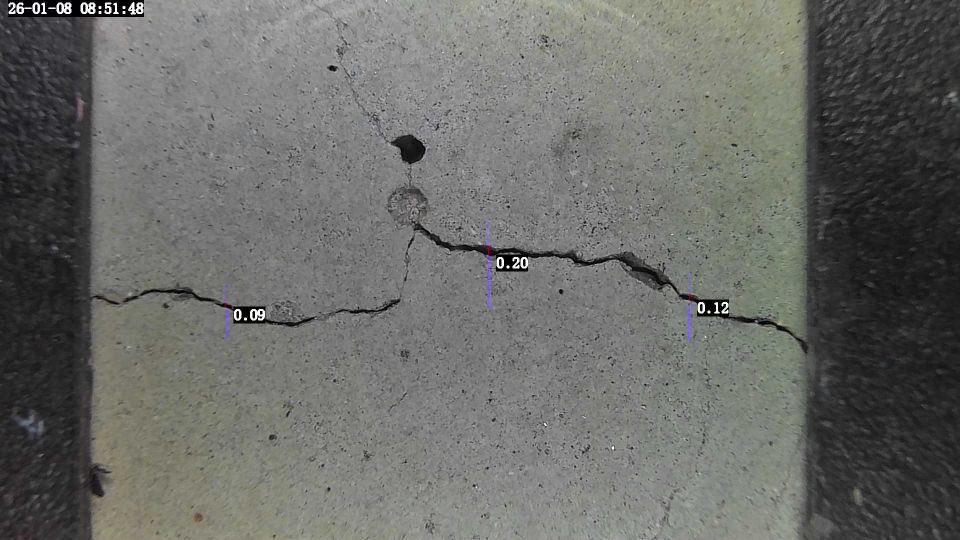
#> input picture crack.jpeg, 1920 x 1080 px (shown at 1/2 size)
$ python -i manual_point_review.py   (imports and definitions only)
#> lines starting #> are read from the running program, lines starting #| are printed output that depends on the picture; after the words box and inside, x2 and y2 are one past the last pixel; in counts of white or black regions, pixels touching at a corner belong together
#> further down, picture is the input picture: shape (1080, 1920, 3); mean B, G, R 103.6, 107.1, 106.2
from __future__ import annotations

import argparse
import csv
import json
import math
import statistics
import sys
from collections import defaultdict
from pathlib import Path
from typing import Any

from openpyxl import Workbook, load_workbook
from openpyxl.styles import Alignment, Font, PatternFill, Protection
from openpyxl.utils import get_column_letter
from openpyxl.worksheet.table import Table, TableStyleInfo


DEFAULT_SUMMARY = Path("outputs/platform_unmarked_full_20260527_v2/combined_summary.csv")
DEFAULT_POINTS_CSV = Path("outputs/platform_unmarked_full_20260527_v2/manual_point_review_points.csv")
DEFAULT_POINTS_XLSX = Path("outputs/platform_unmarked_full_20260527_v2/manual_point_review_points.xlsx")
DEFAULT_EVAL_DIR = Path("outputs/platform_unmarked_full_20260527_v2/manual_point_review_eval")
DEFAULT_POINT_CONFIG_CSV = Path("outputs/platform_unmarked_full_20260527_v2/sensor_point_config.csv")

MANUAL_WIDTH_DIGITS = 2
MANUAL_PREFILL_SOURCE = "prefilled_auto_2dp"
MANUAL_CONFIRMED_SOURCE = "manual_confirmed"
MANUAL_BATCH_CURRENT_IMAGE_SOURCE = "batch_confirmed_current_image"
MANUAL_BATCH_SELECTED_IMAGES_SOURCE = "batch_confirmed_selected_images"
MANUAL_BATCH_ALL_IMAGES_SOURCE = "batch_confirmed_all_images"
MANUAL_ACTUAL_OVERRIDE_SOURCE = "manual_actual_override"
MANUAL_INSTRUMENT_NAME = "裂缝宽度观测仪"
MANUAL_INSTRUMENT_MODEL = "HC-CK101"
MANUAL_INSTRUMENT_MANUFACTURER = "北京海创高科技有限公司"
MANUAL_INSTRUMENT_RANGE = "0~3 mm"
MANUAL_INSTRUMENT_UNCERTAINTY = "U=0.01 mm, k=2"
MANUAL_INSTRUMENT_BASIS = "JJF 1334-2012 混凝土裂缝宽度及深度测量仪校准规范"

POINT_FIELDS = [
    "point_id",
    "image_record_id",
    "point_order",
    "target_position_pct",
    "actual_position_pct",
    "sn",
    "device_name",
    "uptime",
    "filename",
    "input_image_path",
    "overlay_path",
    "profile_csv_path",
    "target_x_px",
    "target_y_px",
    "target_search_radius_px",
    "x_px",
    "y_px",
    "left_x_px",
    "left_y_px",
    "right_x_px",
    "right_y_px",
    "auto_width_mm",
    "auto_width_px",
    "mask_width_mm",
    "contrast",
    "threshold",
    "quality_usable",
    "marker_contaminated",
    "selection_reason",
    "replacement_from_target_px",
    "point_config_source",
    "actual_override_source",
    "actual_override_distance_px",
    "original_actual_position_pct",
    "original_x_px",
    "original_y_px",
    "original_left_x_px",
    "original_left_y_px",
    "original_right_x_px",
    "original_right_y_px",
    "original_auto_width_mm",
    "original_auto_width_px",
    "original_mask_width_mm",
    "original_contrast",
    "original_threshold",
    "original_selection_reason",
    "review_usable",
    "exclude_reason",
    "image_deleted",
    "delete_reason",
    "manual_width_mm",
    "manual_source",
    "review_status",
    "manual_note",
]

POINT_CONFIG_FIELDS = [
    "sn",
    "device_name",
    "point_order",
    "point_name",
    "target_x_px",
    "target_y_px",
    "search_radius_px",
    "enabled",
    "note",
    "updated_from_image",
]


# [14 lines left out: function to_float, not called in this run]


def is_truthy(value: Any) -> bool:
    text = str(value if value is not None else "").strip().lower()
    return text in {"1", "true", "yes", "y", "是", "已删除", "deleted"}


# [5 lines left out: function format_manual_width, not called in this run]


def default_manual_width(row: dict[str, Any]) -> str:
    return format_manual_width(row.get("auto_width_mm"))


# [22 lines left out: function normalize_point_row, not called in this run]


def normalize_point_rows(rows: list[dict[str, Any]]) -> list[dict[str, Any]]:
    return [normalize_point_row(row) for row in rows]


def read_csv_rows(path: Path) -> list[dict[str, str]]:
    with path.open("r", encoding="utf-8-sig", newline="") as handle:
        return list(csv.DictReader(handle))


# [7 lines left out: function write_csv_rows, not called in this run]


def sensor_key(row: dict[str, Any]) -> tuple[str, str]:
    return (str(row.get("sn", "")).strip(), str(row.get("device_name", "")).strip())


# [87 lines left out: functions read_point_config, write_point_config, infer_point_config_from_points, not called in this run]


def source_profile_csv(row: dict[str, Any]) -> Path:
    return Path(str(row["output_dir"])) / f"{Path(str(row['filename'])).stem}_profile.csv"


# [69 lines left out: functions review_fractions, valid_profile_rows, select_review_points, read_image_bgr, not called in this run]


def platform_marker_mask(image_bgr, *, dilate_px: int = 24):
    """Detect residual platform labels/guide lines, not concrete cracks."""
#> called with dilate_px = 24
    import cv2
    import numpy as np

    height, width = image_bgr.shape[:2]
#> height = 1080; width = 1920
    gray = cv2.cvtColor(image_bgr, cv2.COLOR_BGR2GRAY)
    hsv = cv2.cvtColor(image_bgr, cv2.COLOR_BGR2HSV)
#> hsv: shape (1080, 1920, 3); mean H, S, V 20.1, 9.2, 107.5
    hue, sat, val = cv2.split(hsv)
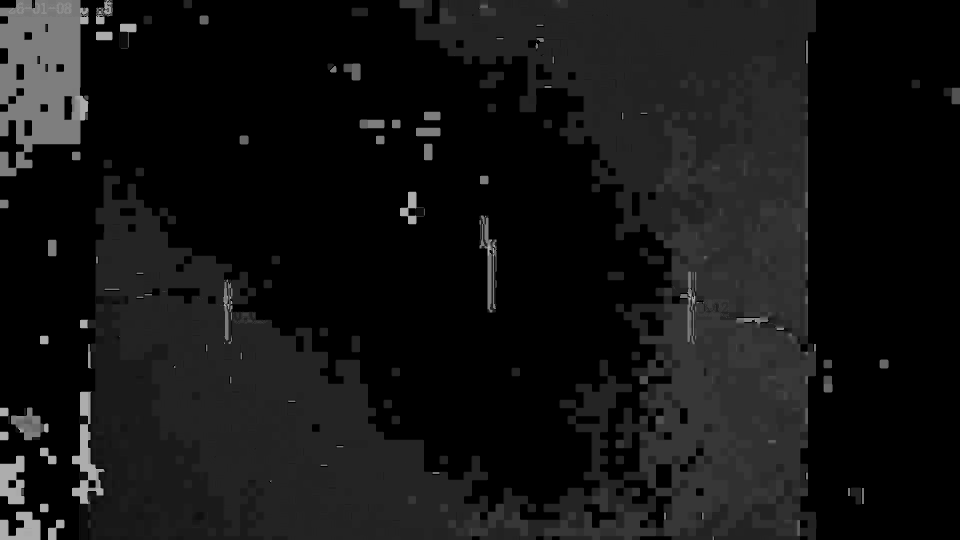
#> hue: shape (1080, 1920) (shown at 1/2 size); min 0, max 179, mean 20.1
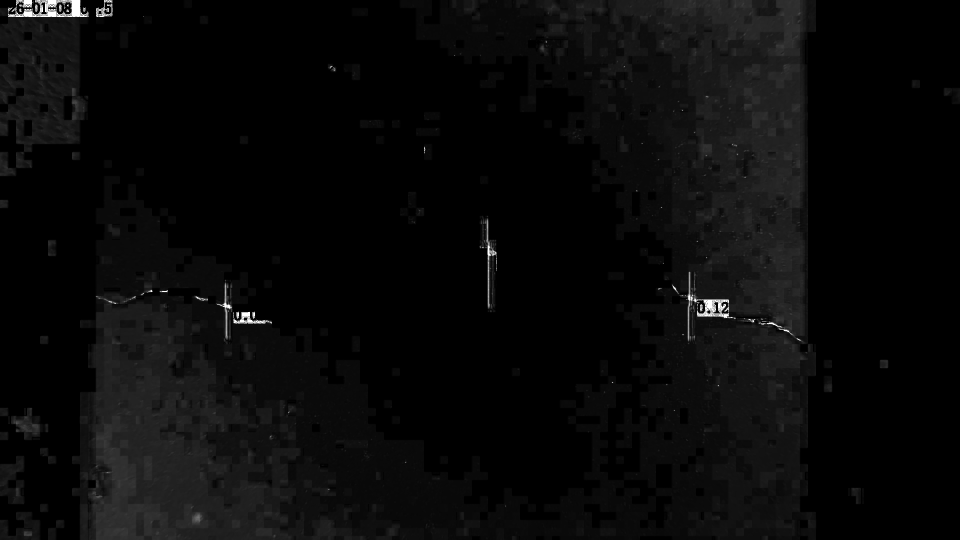
#> sat: shape (1080, 1920) (shown at 1/2 size); min 0, max 255, mean 9.2

    # Saturated blue/purple/red guide lines are not natural concrete texture.
    colored = (
        (sat > 70)
        & (val > 80)
        & (
            ((hue >= 95) & (hue <= 160))
            | (hue <= 8)
            | (hue >= 170)
        )
    ).astype(np.uint8) * 255
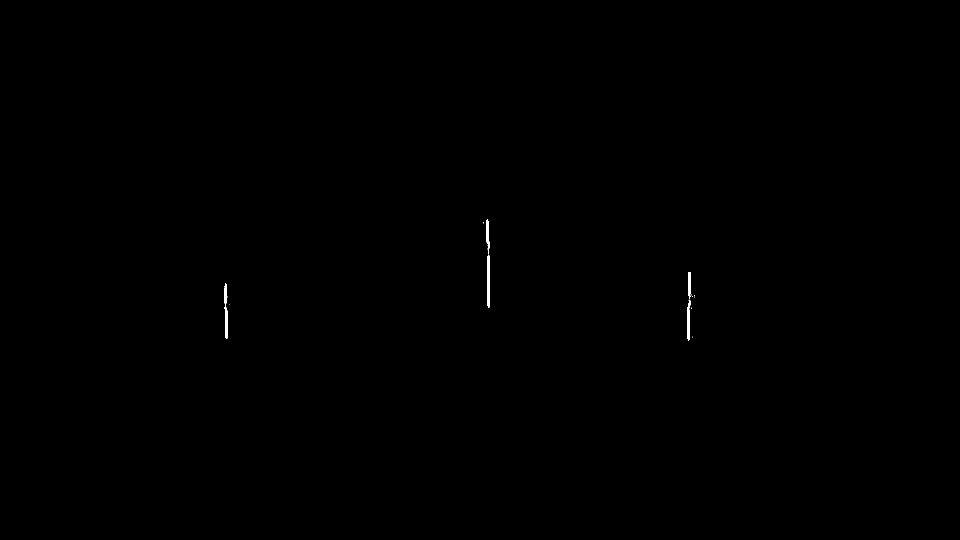
#> colored: shape (1080, 1920) (shown at 1/2 size); 0.08% white; 16 white regions (9 under 20 px), largest, box (x1, y1, x2, y2) and area: (975, 510, 980, 616) 420, (1375, 599, 1381, 682) 315, (449, 612, 456, 678) 261

    dark = (gray < 70).astype(np.uint8) * 255
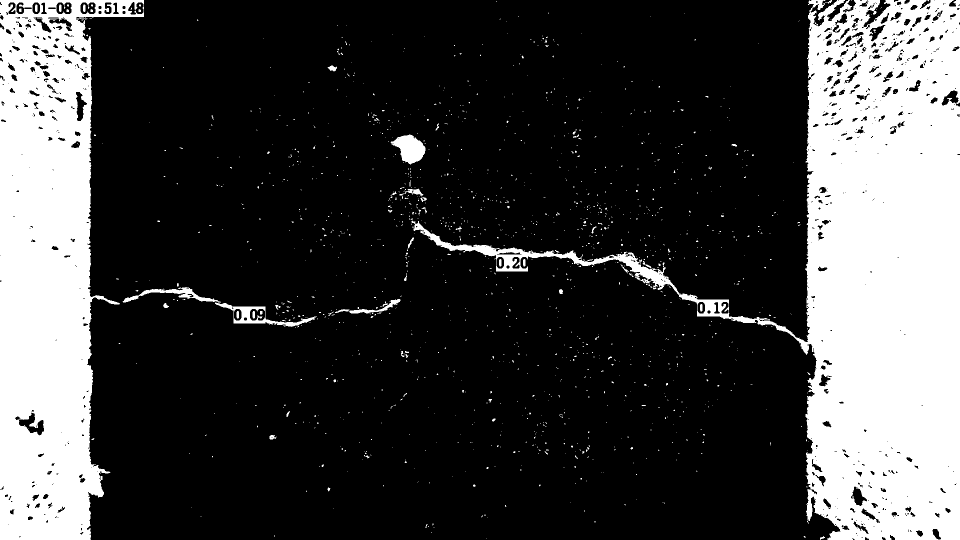
#> dark: shape (1080, 1920) (shown at 1/2 size); 25.3% white; 1430 white regions (1369 under 20 px), largest, box (x1, y1, x2, y2) and area: (823, 0, 1920, 1080) 320615, (0, 0, 288, 1080) 189610, (781, 269, 851, 329) 2485
    bright = ((gray > 165) & (sat < 85)).astype(np.uint8) * 255
#> bright: shape (1080, 1920); 0.63% white; 1450 white regions (1366 under 20 px), largest, box (x1, y1, x2, y2) and area: (113, 5, 143, 28) 489, (161, 5, 191, 28) 489, (500, 618, 530, 641) 470

    # Group white digits/text, then retain groups sitting on a dark label.
    text_kernel = cv2.getStructuringElement(cv2.MORPH_RECT, (13, 5))
    bright_groups = cv2.dilate(bright, text_kernel, iterations=1)
#> bright_groups: shape (1080, 1920); 5.5% white; 531 white regions, largest, box (x1, y1, x2, y2) and area: (850, 0, 1287, 68) 13627, (533, 0, 822, 59) 7951, (155, 2, 293, 31) 3552
    num, labels, stats, _centers = cv2.connectedComponentsWithStats(bright_groups, 8)
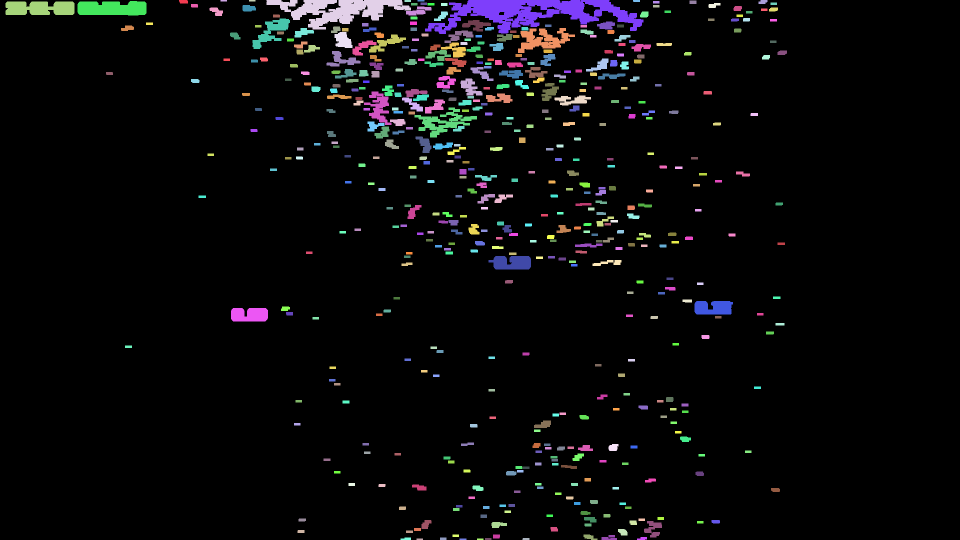
#> labels: shape (1080, 1920) int32 (shown at 1/2 size); 532 distinct labels, from 0 to 531; one colour per label, 0 black
#> num = 532; stats = 532 rows, first 6: [0, 0, 1920, 1080, 1958752], [358, 0, 18, 7, 118], [441, 0, 13, 3, 39], [498, 0, 13, 3, 39], [533, 0, 289, 59, 7951], [809, 0, 13, 4, 52]
    label_mask = np.zeros_like(gray, dtype=np.uint8)
    for idx in range(1, num):
        x = int(stats[idx, cv2.CC_STAT_LEFT])
        y = int(stats[idx, cv2.CC_STAT_TOP])
        w = int(stats[idx, cv2.CC_STAT_WIDTH])
        h = int(stats[idx, cv2.CC_STAT_HEIGHT])
        area = int(stats[idx, cv2.CC_STAT_AREA])
        if area < 15 or w < 8 or h < 5 or w > 260 or h > 80:
            continue
        x0 = max(0, x - 12)
        y0 = max(0, y - 12)
        x1 = min(width, x + w + 12)
        y1 = min(height, y + h + 12)
        region = dark[y0:y1, x0:x1]
        if region.size == 0:
            continue
        dark_fraction = float(np.count_nonzero(region)) / float(region.size)
        # White text on black blocks has a high local dark fraction. Normal
        # concrete speckles rarely satisfy this after grouping.
        if dark_fraction >= 0.08:
            label_mask[y0:y1, x0:x1] = 255
#> this loop made 531 passes
#> (x, y, w, h, area, x0, y0, x1) on passes 1, 9, 10: (358, 0, 18, 7, 118, 346, 0, 388), (1379, 1, 14, 7, 98, 1367, 0, 1405), (1517, 0, 18, 8, 119, 1505, 0, 1547)
#> label_mask: shape (1080, 1920); 3.3% white; 12 white regions, largest, box (x1, y1, x2, y2) and area: (929, 470, 1257, 551) 16585, (0, 0, 305, 43) 12972, (1304, 543, 1478, 649) 8879

    # Timestamps are generally white text on a black strip in the top-left.
    top_h = max(28, int(height * 0.045))
    left_w = max(220, int(width * 0.22))
    top_left = gray[:top_h, :left_w]
    if top_left.size and float(np.mean(top_left < 90)) > 0.12 and np.count_nonzero(top_left > 160) > 20:
        label_mask[: top_h + 8, : left_w + 8] = 255
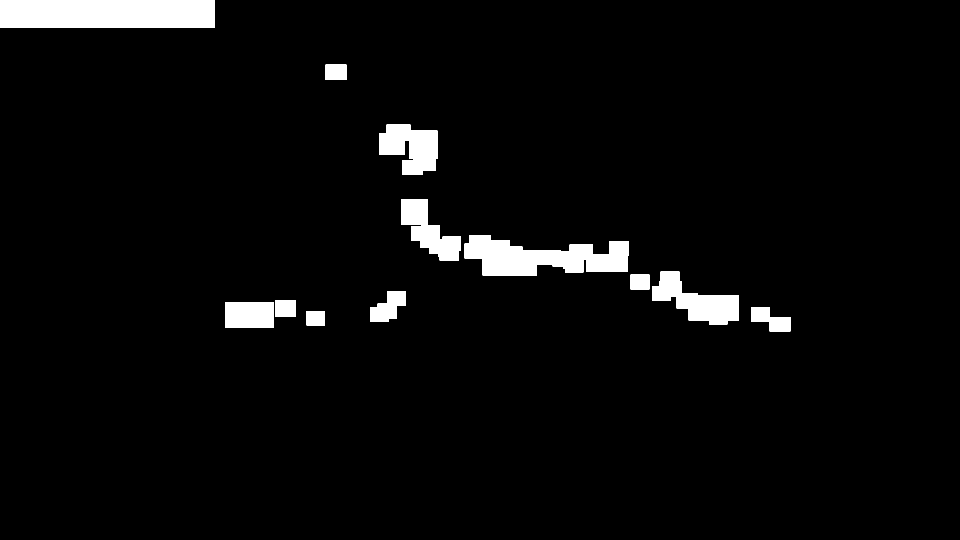
#> label_mask: shape (1080, 1920) (shown at 1/2 size); 3.9% white; 12 white regions, largest, box (x1, y1, x2, y2) and area: (0, 0, 430, 56) 24080, (929, 470, 1257, 551) 16585, (1304, 543, 1478, 649) 8879

    mask = cv2.bitwise_or(colored, label_mask)
#> mask: shape (1080, 1920); 3.9% white; 15 white regions (3 under 20 px), largest, box (x1, y1, x2, y2) and area: (0, 0, 430, 56) 24080, (929, 438, 1257, 616) 16967, (1304, 543, 1478, 682) 9257
    kernel_size = max(5, int(dilate_px) | 1)
    kernel = cv2.getStructuringElement(cv2.MORPH_ELLIPSE, (kernel_size, kernel_size))
    mask = cv2.dilate(mask, kernel, iterations=1)
#> mask: shape (1080, 1920); 6.7% white; 6 white regions, box (x1, y1, x2, y2) and area: (791, 386, 1593, 694) 68946, (0, 0, 442, 68) 30019, (436, 554, 662, 690) 16163, (746, 237, 887, 362) 14171, (728, 570, 824, 656) 6255, (639, 117, 705, 172) 3482
    mask = cv2.morphologyEx(mask, cv2.MORPH_CLOSE, kernel, iterations=1)
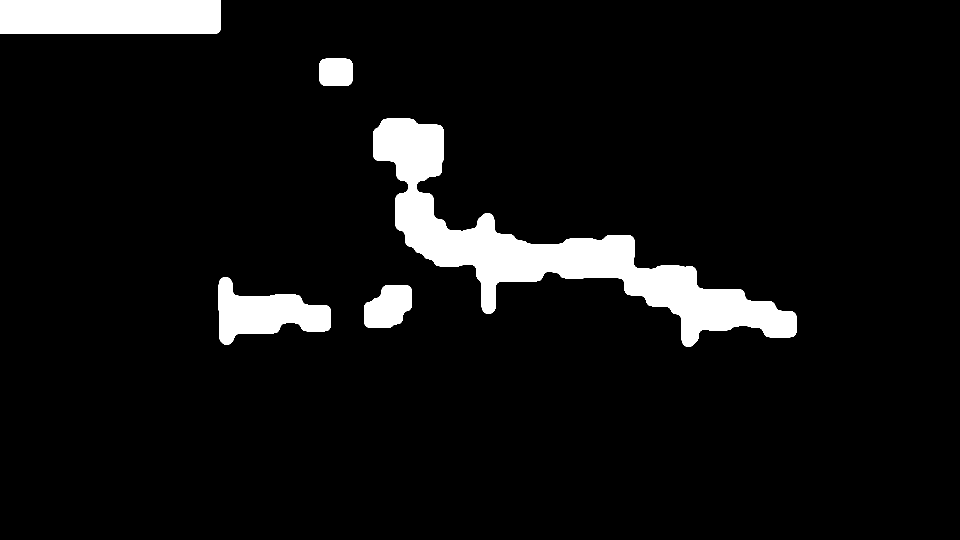
#> mask: shape (1080, 1920) (shown at 1/2 size); 6.8% white; 5 white regions, box (x1, y1, x2, y2) and area: (746, 237, 1593, 694) 84840, (0, 0, 442, 68) 30019, (436, 554, 662, 690) 16369, (728, 570, 824, 656) 6303, (639, 117, 705, 172) 3482
    return mask


def row_xy(row: dict[str, Any]) -> tuple[float | None, float | None]:
    return to_float(row.get("x")), to_float(row.get("y"))


# [595 lines left out: functions line_contamination_score, local_marker_contamination_score, select_clean_review_points, select_configured_review_points, candidate_is_contaminated, actual_position_pct and 4 more, not called in this run]


def is_deleted(row: dict[str, Any]) -> bool:
    status = str(row.get("review_status", "")).strip().lower()
    return is_truthy(row.get("image_deleted")) or status in {"deleted", "image_deleted", "删除", "已删除"}


# [4 lines left out: function is_skipped, not called in this run]


def is_reviewed(row: dict[str, Any]) -> bool:
    status = str(row.get("review_status", "")).strip().lower()
    return status in {"reviewed", "confirmed", "manual_confirmed"} and not is_skipped(row)


# [32 lines left out: functions width_bin, metric_summary, not called in this run]


def rounded(value: Any) -> Any:
    return round(value, 6) if isinstance(value, float) else value


# [653 lines left out: functions evaluate_points_file, run_gui, build_parser, main, not called in this run]


# [2 lines not run here, left out]

>>> import cv2
>>> picture = cv2.imread('crack.jpeg')
>>> result = platform_marker_mask(picture)
